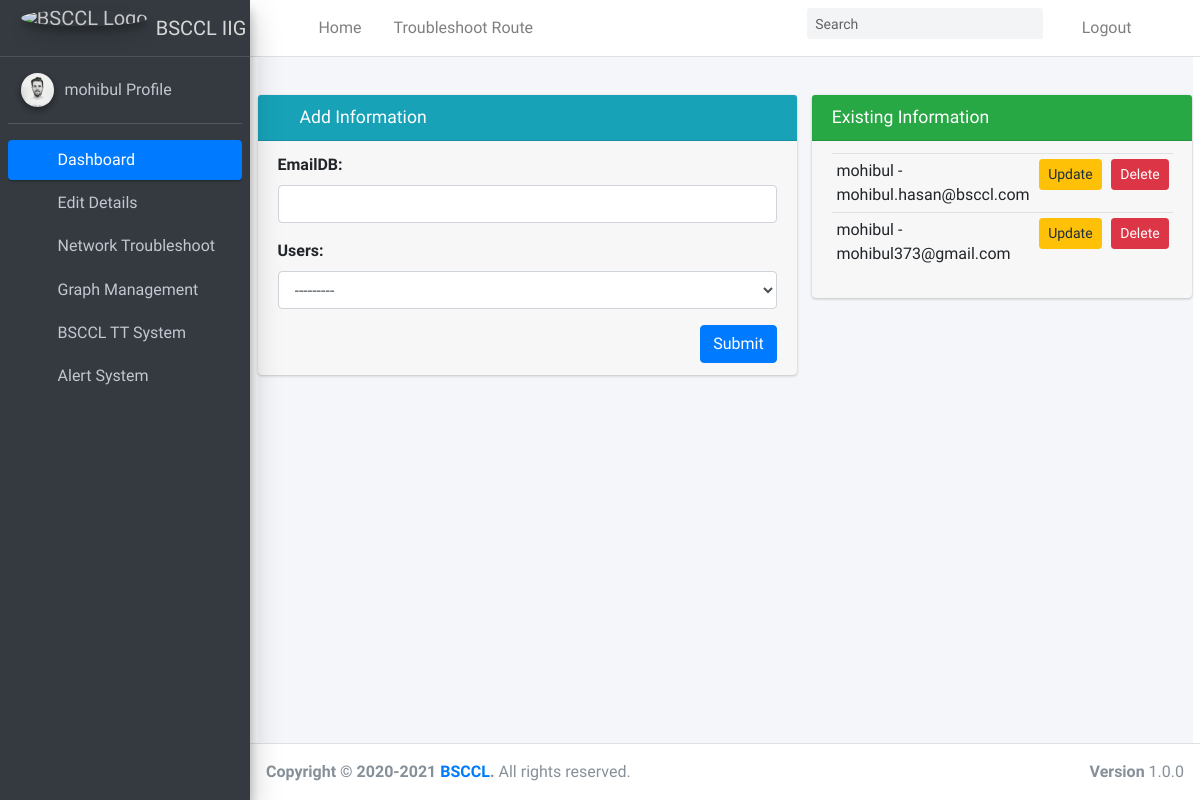
The app's page /emailinfo (signed in) with its own data.
### Cportal/models.py (models this page shows)
class User(AbstractUser):
    pass

class EmailalertDB(models.Model):
    emailDB = models.EmailField(max_length=70, unique=True)
    users = models.ForeignKey(User, null=True, on_delete=models.CASCADE)
    def __str__(self):
        return (self.users.username + ' - ' + self.emailDB)

### Cportal/decorators.py (the view)
        def wrapper_func(request, *args, **kwargs):
            group = None
            if request.user.groups.exists():
                group = request.user.groups.all()[0].name
            print(group)
            if group in allowed_roles:
                return view_func(request, *args, **kwargs)
            else:
                return HttpResponse('You are not authorised to see this page!')

### Cportal/form.py
class EmailDBaddInfo(ModelForm):
    class Meta:
        model = EmailalertDB
        fields = '__all__'

### Cportal/views.py (called while the page is built, shortened)
@login_required(login_url='login')
@allowed_users(allowed_roles=['Admin'])
def create_emailadd_view(request):
    form = EmailDBaddInfo()
    custpro = EmailalertDB.objects.all()
    ur = 'emailupdateinfo'
    dl = 'deleteemailinfo'
    context = {'form': form, 'custpro': custpro, 'ur': ur, 'dl': dl}
    return render(request, 'Cportal/creation_form.html', context)

### Cportal/templates/Cportal/creation_form.html (shortened to what this page needs)
{% extends 'Cportal/main.html' %}
{% load static %}
{% load widget_tweaks %}
{% block content %}
<div class="content-header">
</div>
<div class="row">
  <section class="col-lg-7 connectedSortable">
    <div class="card">
      <div class="card-header bg-info">
        <h3 class="card-title">
          <i class="fas fa-copy mr-1"></i>
          Add Information
        </h3>
      </div>
      <div class="card-footer">
        <form role="form" method="post" novalidate id="form">
					{% for field in form.visible_fields %}
						<div class="form-group">
							{{ field.label_tag }}
							{% if form.is_bound %}
								{% if field.errors %}
									{% render_field field class="form-control is-invalid" %}
									{% for error in field.errors %}
										<div class="invalid-feedback">{{ error }}</div>
									{% endfor %}
								{% else %}
									{% render_field field class="form-control	is-valid" %}
								{% endif %}
							{% else %}
								{% render_field field class="form-control" %}
							{% endif %}
						</div>
          {% endfor %}
          <button type="submit" class="btn btn-primary float-right">
            Submit
          </button>
        </form>
      </div>
    </div>
  </section>
  <section class="col-lg-5 connectedSortable">
    <div class="card">
      <div class="card-header bg-success">
        <h3 class="card-title">Existing Information</h3>
      </div>
      <div class="card-footer">
        <table class="table table-sm">
          {% for cp in custpro %}
          <tr>
            <td>{{cp}}</td>
            <td>
              <a class="btn btn-sm btn-warning" href="{% url ur cp.id %}"
                >Update</a
              >
            </td>
            <td>
              <a class="btn btn-sm btn-danger" href="{% url dl cp.id %}"
                >Delete</a
              >
            </td>
          </tr>
          {% endfor %}
        </table>
      </div>
    </div>
  </section>
</div>
{% endblock %}

### Cportal/templates/Cportal/admin-navbar.html (shortened to what this page needs)
{% load static %}
<nav
  class="main-header navbar navbar-expand navbar-white navbar-light navbar-inverse navbar-fixed-left"
>
  <ul class="navbar-nav">
    <li class="nav-item">
      <a class="nav-link" data-widget="pushmenu" href="#" role="button">
        <i class="fas fa-bars"></i>
      </a>
    </li>
    <li class="nav-item d-none d-sm-inline-block">
      <a href="{% url 'home' %}" class="nav-link">Home</a>
    </li>
    <li class="nav-item d-none d-sm-inline-block">
      <a href="{% url 'routestat' %}" class="nav-link">Troubleshoot Route</a>
    </li>
  </ul>
  <ul class="navbar-nav ml-auto">
    <li>
      <form class="form-inline ml-3">
        <div class="input-group input-group-sm">
          <input
            class="form-control form-control-navbar"
            type="search"
            placeholder="Search"
            aria-label="Search"
          />
          <div class="input-group-append">
            <button class="btn btn-navbar" type="submit">
              <i class="fas fa-search"></i>
            </button>
          </div>
        </div>
      </form>
    </li>
    <li class="nav-item d-none d-sm-inline-block">
      <span><a href="{% url 'logout' %}" class="nav-link"><i class="nav-icon fas fa-power-off" style="margin-right: 10px;"></i>Logout</a></span>
    </li>
    <li class="nav-item">
      <a
        class="nav-link"
        data-widget="control-sidebar"
        data-slide="true"
        href="#"
        role="button"
      >
        <i class="fas fa-th-large"></i>
      </a>
    </li>
  </ul>
</nav>
<aside class="main-sidebar sidebar-dark-primary elevation-4">
  <a href="#" class="brand-link">
    <img
      src="{% static 'favicon.ico' %}"
      alt="BSCCL Logo"
      class="brand-image img-circle elevation-3"
      style="opacity: 0.9"
    />
    <span class="brand-text font-weight-light">BSCCL IIG Portal</span>
  </a>
  <div class="sidebar">
    <div class="user-panel mt-3 pb-3 mb-3 d-flex">
      <div class="image">
        <img
          src="{% static 'img/user1-128x128.jpg' %}"
          class="img-circle elevation-2"
          alt="User Image"
        />
      </div>
      <div class="info">
        <a href="#" class="d-block"> {{request.user}} Profile</a>
      </div>
    </div>
    <nav class="mt-2">
      <ul
        class="nav nav-pills nav-sidebar flex-column"
        data-widget="treeview"
        role="menu"
        data-accordion="false"
      >
        <li class="nav-item menu-open">
          <a href="{% url 'home' %}" class="nav-link active">
            <i class="nav-icon fas fa-tachometer-alt"></i>
            <p>
              Dashboard
            </p>
          </a>
        </li>
        <li class="nav-item has-treeview">
          <a href="#" class="nav-link">
            <i class="nav-icon fa fa-cogs"></i>
            <p>
              Edit Details
              <i class="fas fa-angle-left right"></i>
            </p>
          </a>
          <li class="nav-item has-treeview">
            <a href="#" class="nav-link">
              <i class="nav-icon fas fa-th"></i>
              <p>
                Network Troubleshoot
                <i class="fas fa-angle-left right"></i>
              </p>
            </a>
          </li>
          <li class="nav-item has-treeview">
            <a href="http://monitor.bsccl.com:3000" class="nav-link" target="_blank">
              <i class="nav-icon fas fa-copy"></i>
              <p>
                Graph Management
                <i class="fas fa-angle-left right"></i>
              </p>
            </a>
          </li>
          <li class="nav-item has-treeview">
            <a href="http://rt.bsccl.com/login.php" class="nav-link" target="_blank">
              <i class="nav-icon fas fa-copy"></i>
              <p>
                BSCCL TT System
                <i class="fas fa-angle-left right"></i>
              </p>
            </a>
          </li>
          <li class="nav-item has-treeview">
            <a href="#" class="nav-link">
              <i class="nav-icon fa fa-cogs"></i>
              <p>
                Alert System
                <i class="fas fa-angle-left right"></i>
              </p>
            </a>
          </li>
        </li>
      </ul>
    </nav>
  </div>
</aside>

### static/css/main.css (style rules this page uses)
body { background-color: #ebeff5; }

### records on screen
User: user "mohibul"
EmailalertDB: users+emailDB "mohibul - mohibul.hasan@bsccl.com"
EmailalertDB: users+emailDB "mohibul - mohibul373@gmail.com"

### other values on screen
{{ field.label_tag }} "EmailDB:" "Users:"
